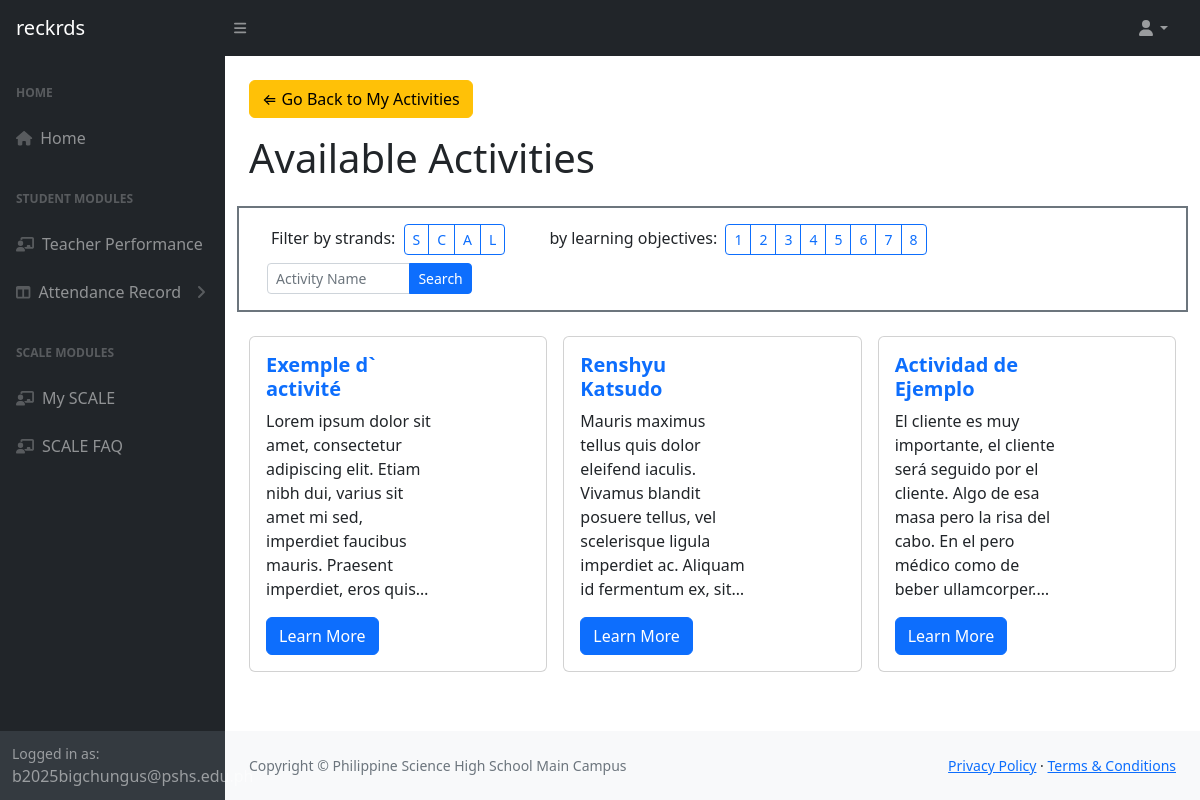
Screenshot of /scale/availableActivities.php with the database file from the repository.
### tables this page shows
CREATE TABLE `activities` (
	`activityid` int(11) NOT NULL,
	`name` varchar(255) DEFAULT NULL,
	`activitycode` varchar(8) DEFAULT NULL,
	`type` varchar(8) DEFAULT NULL,
	`prepstartdate` date DEFAULT NULL,
	`prependdate` date DEFAULT NULL,
	`implementstartdate` date DEFAULT NULL,
	`implementenddate` date DEFAULT NULL,
	`venue` text DEFAULT NULL,
	`description` text DEFAULT NULL,
	`objectives` text DEFAULT NULL,
	`publicity` varchar(16) DEFAULT NULL,
	`approved` tinyint(1) DEFAULT 0,
	`approvaldate` datetime DEFAULT NULL,
	`overallstatus` varchar(16) DEFAULT NULL,
	`isactive` tinyint(1) DEFAULT 1,
	`insertedby` int(11) DEFAULT NULL,
	`insertedon` datetime NOT NULL DEFAULT current_timestamp()
);

### pdo.php (called while the page is built, shortened)
<?php
$pdo = new PDO("mysql:host=localhost;port=3306;dbname=scalesite", "admin", "scaleable");
$pdo->setAttribute(PDO::ATTR_ERRMODE, PDO::ERRMODE_EXCEPTION);
$ALL_SCALE_REQS = [];
$ALL_STRANDS = [];
$ALL_LOS = [];
foreach (getSQLData("SELECT `shortname`, `description` FROM `scalerequirements`;") as $scaleReq) {
	$ALL_SCALE_REQS[$scaleReq['shortname']] = $scaleReq['description'];
	if(str_contains($scaleReq['shortname'], "LO")) {
		$ALL_LOS[$scaleReq['shortname']] = $scaleReq['description'];
	}
	else {
		$ALL_STRANDS[$scaleReq['shortname']] = $scaleReq['description'];
	}
}
function getSQLData($query) {
	global $pdo;
	$query = $pdo->query("$query");
	$sqldatatemp = [];
	while ($inforow = $query->fetch(PDO::FETCH_OBJ)) {
		array_push($sqldatatemp, get_object_vars($inforow));
	}
	return $sqldatatemp;
}
?>

### scale/availableActivities.php (the view, shortened to what this page needs)
<?php
	require_once "..\pdo.php";
	$activeReqs = [];
	if(count($activeReqs) == 0) {
		$activeReqs = array_keys($ALL_SCALE_REQS);
	}
	$reqFilter = "('".implode("','", $activeReqs)."')";
	$nameFilter = !empty($_GET['activityName']) ? "%".$_GET['activityName']."%" : "%";
	$sql = "SELECT activities.*, GROUP_CONCAT(v.shortname) FROM activities
		LEFT JOIN (
			SELECT DISTINCT activityid AS activityid, shortname
			FROM activitystudents
			JOIN studentscalereqs ON studentscalereqs.activitystudentid = activitystudents.activitystudentid
			JOIN scalerequirements ON scalerequirements.scalerequirementid = studentscalereqs.scalerequirementid
			WHERE shortname IN $reqFilter
				AND activitystudents.isactive AND studentscalereqs.isactive
			ORDER BY scalerequirements.scalerequirementid DESC
		) v ON v.activityid = activities.activityid
		WHERE publicity IN ('public', 'g11', 'g12')
			AND activities.name LIKE '$nameFilter'
		GROUP BY activities.activityid;";
	$activities = getSQLData($sql);
?>
<!DOCTYPE html>
<html lang="en">
	<head>
		<link href="https://cdn.jsdelivr.net/npm/simple-datatables@7.1.2/dist/style.min.css" rel="stylesheet" />
		<link href="/scaleSite/css/styles.css" rel="stylesheet" />
		<link href="/scaleSite/css/scaleStyle.css" rel="stylesheet"/>
		<link href="/scaleSite/css/availableActivitiesStyle.css" rel="stylesheet"/>
	</head>
	<body class="sb-nav-fixed">
		<nav class="sb-topnav navbar navbar-expand navbar-dark bg-dark">
			<a class="navbar-brand ps-3" href="/">reckrds</a>
			<button class="btn btn-link btn-sm order-1 order-lg-0 me-4 me-lg-0" id="sidebarToggle" href="#!"><i class="fas fa-bars"></i></button>
			<ul class="navbar-nav ms-auto ms-md-0 me-3 me-lg-4">
				<li class="nav-item dropdown">
					<a class="nav-link dropdown-toggle" id="navbarDropdown" href="#" role="button" data-bs-toggle="dropdown" aria-expanded="false"><i class="fas fa-user fa-fw"></i></a>
				</li>
			</ul>
		</nav>
		<div id="layoutSidenav">
			<div id="layoutSidenav_nav">
				<nav class="sb-sidenav accordion sb-sidenav-dark" id="sidenavAccordion">
					<div class="sb-sidenav-menu">
						<div class="nav">
							<div class="sb-sidenav-menu-heading">Home</div>
							<a class="nav-link" href="/scaleSite/home.php">
								<div class="sb-nav-link-icon"><i class="fas fa-home"></i></div>
								Home
							</a>
							<div class="sb-sidenav-menu-heading">Student Modules</div>
							<a class="nav-link" href="/scaleSite/evaluate.php">
								<div class="sb-nav-link-icon"><i class="fas fa-chalkboard-user"></i></div>
								Teacher Performance
							</a>
							<a class="nav-link collapsed" href="#" data-bs-toggle="collapse" data-bs-target="#collapseLayouts" aria-expanded="false" aria-controls="collapseLayouts">
								<div class="sb-nav-link-icon"><i class="fas fa-columns"></i></div>
								Attendance Record
								<div class="sb-sidenav-collapse-arrow"><i class="fas fa-angle-down"></i></div>
							</a>
							<div class="sb-sidenav-menu-heading">SCALE Modules</div>
							<a class="nav-link" href="/scaleSite/scale/mySCALE.php">
								<div class="sb-nav-link-icon"><i class="fas fa-chalkboard-user"></i></div>
								My SCALE
							</a>
							<a class="nav-link" href="/scaleSite/scale/scaleFAQ.php">
								<div class="sb-nav-link-icon"><i class="fas fa-chalkboard-user"></i></div>
								SCALE FAQ
							</a>
						</div>
					</div>
					<div class="sb-sidenav-footer">
						<div class="small">Logged in as:</div>
						b2025bigchungus@pshs.edu.ph
					</div>
				</nav>
			</div>
			<div id="layoutSidenav_content">
				<main>
					<div class="container-fluid px-4">
						<a class="btn btn-warning mt-4" href="mySCALE.php" role="button"> ⇐ Go Back to My Activities</a>
						<h1 class="mt-3">Available Activities</h1>
						<form class="my-4 p-3 border border-2 border-secondary row row-cols-auto justify-content-between" method="GET">
							<div class="col row row-cols-auto">
								<div class="col mb-2">
									<span class="mx-1">Filter by strands:</span>
									<div class="btn-group me-3" role="group" aria-label="Filter by scale strands">
										<?php foreach ($ALL_STRANDS as $strand => $strandDesc) { ?>
											<label class="btn btn-sm btn-outline-primary" for="<?= $strandDesc ?>Filter"><?= $strand ?></label>
										<?php } ?>
									</div>
								</div>
								<div class="col mb-2">
									<span class="mx-1">by learning objectives:</span>
									<div class="btn-group me-3" role="group" aria-label="Filter by learning objectives">
										<?php foreach ($ALL_LOS as $lo => $loDesc) { ?>
											<label class="btn btn-sm btn-outline-primary" for="<?= $lo ?>Filter"><?= substr($lo, 2) ?></label>
										<?php } ?>
									</div>
								</div>
							</div>
							<div class="col-sm-3">
								<div class="input-group input-group-sm d-flex justify-content-end">
									<input type="text" class="form-control" placeholder="Activity Name" aria-label="Activity search" aria-describedby="button-addon2" name="activityName" value="<?= isset($_GET['activityName']) ? $_GET['activityName'] : "" ?>">
									<button class="btn btn-primary" type="submit" id="button-addon2">Search</button>
								</div>
							</div>
						</form>
						<div class="row row-cols-md-3 g-3">
							<?php foreach($activities as $activity) { ?>
								<div class="col-md">
									<div class="card" id="activityCard<?= $activity['activityid'] ?>">
										<div class="card-body">
											<div class="row justify-content-between">
												<div class="col">
													<h5 class="card-title text-primary fw-bold"><?= $activity['name'] ?></h5>
													<p class="card-text activityDescription"><?= $activity['description'] ?></p>
													<button type="button" class="btn btn-primary" data-bs-toggle="modal" data-bs-target="#activityModal" data-bs-aid="<?= $activity['activityid'] ?>">Learn More</button>
												</div>
												<div class="col-4">
												</div>
											</div>
										</div>
									</div>
								</div>
							<?php } ?>
						</div>
					</div>
				</main>
				<footer class="py-4 bg-light mt-auto">
					<div class="container-fluid px-4">
						<div class="d-flex align-items-center justify-content-between small">
							<div class="text-muted">Copyright &copy; Philippine Science High School Main Campus</div>
							<div>
								<a href="#">Privacy Policy</a>
								&middot;
								<a href="#">Terms &amp; Conditions</a>
							</div>
						</div>
					</div>
				</footer>
			</div>
		</div>
	</body>
</html>

### css/availableActivitiesStyle.css (style rules this page uses)
.activityDescription { overflow: hidden; text-overflow: ellipsis; display: -webkit-box; -webkit-line-clamp: 8; line-clamp: 2; -webkit-box-orient: vertical; }

### rows the page displays
activities: name "Exemple d` activité", description "Lorem ipsum dolor sit amet, consectetur adipiscing elit. Etiam nibh dui, varius sit amet mi sed, imperdiet faucibus mauris. Praesent imperdiet, eros…"
activities: name "Renshyu Katsudo", description "Mauris maximus tellus quis dolor eleifend iaculis. Vivamus blandit posuere tellus, vel scelerisque ligula imperdiet ac. Aliquam id fermentum ex,…"
activities: name "Actividad de Ejemplo", description "El cliente es muy importante, el cliente será seguido por el cliente. Algo de esa masa pero la risa del cabo. En el pero médico como de beber…"

### other values shown
$strand "S"
$strand "C"
$strand "A"
$strand "L"
substr($lo, 2) "1"
substr($lo, 2) "2"
substr($lo, 2) "3"
substr($lo, 2) "4"
substr($lo, 2) "5"
substr($lo, 2) "6"
substr($lo, 2) "7"
substr($lo, 2) "8"
